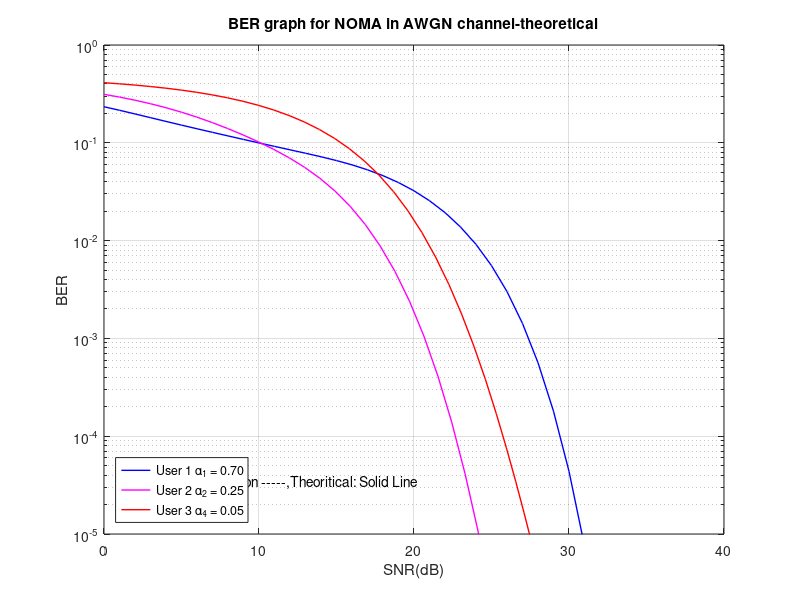

Reproduce this figure in MATLAB.
clear, clc;
P=1;
[a1, a2, a3] = deal(0.70, 0.25, 0.05);
a=[a1, a2, a3];
[A1, A2 ,A3] = deal(sqrt(P*a1),sqrt(P*a2),sqrt(P*a3));
A=[A1, A2 ,A3];
mtx1=[1 1 1;1 -1 1;1 1 -1;1 -1 -1];
mtx2=[1 1;1 -1];
mtx3=1;
M=3;OMEGA=1;zeta=0.001;
[ls1, ls2, ls3]=deal(4, 2, 1);
[sumt1, sumt2,sumt3]=deal(0,0,0);
omega21=OMEGA*zeta*0;
omega22=OMEGA*zeta*0.70;
omega23=OMEGA*zeta*(0.95);
SNR = 0:40;
% variance=db2pow(SNR);%error
gamma=10.^(SNR./10);
variance=P./gamma;%error
% gamma0=P./variance;
gamma1=P./(variance + omega21);
gamma2=P./(variance + omega22);
gamma3=P./(variance + omega23);
snr1=pow2db(gamma1);
snr2=pow2db(gamma2);
snr3=pow2db(gamma3);
% correct power
for h =1:M 
        mtx1(:,h)=mtx1(:,h)*A(h);
end
for h =1:M-1 
        mtx2(:,h)=mtx2(:,h)*A(h+1);
end
mtx3=A(3)*mtx3;
% Summation Error
for j=1:ls1
    Y=mtx1(j,:);
    beta=sum(Y)/sqrt(P);
    betasic=beta.*sqrt(P./(P+gamma1.*omega21));
    sumt1=sumt1+qfunc(betasic.*sqrt(gamma1));
end
for j=1:ls2
   Y=mtx2(j,:);
   beta=sum(Y)/sqrt(P);
   betasic=beta.*sqrt(P./(P+gamma2.*omega22));
   sumt2=sumt2+qfunc(betasic.*sqrt(gamma2));
end
for j=1:ls3
   Y=mtx3(j,:);
   beta=sum(Y)/sqrt(P);
   betasic=beta.*sqrt(P./(P+gamma3.*omega23));
   sumt3=sumt3+qfunc(betasic.*sqrt(gamma3));
end
% Plot
k1=1/ls1 * sumt1;
k2=1/ls2 * sumt2;
k3=1/ls3 * sumt3;
figure(2)
colorstring = 'bmr';
semilogy(snr1,k1,'-','Color', colorstring(1),'LineWidth',1),hold on;grid on;
ylim([10^(-5) 1]);xlim([0 inf])
semilogy(snr2,k2,'-','Color', colorstring(2),'LineWidth',1)
semilogy(snr3,k3,'-','Color', colorstring(3),'LineWidth',1)
legend('User 1 \alpha_1 = 0.70','User 2 \alpha_2 = 0.25','User 3 \alpha_4 = 0.05','Location','southwest');
txt1 = 'Simulation -----,Theoritical: Solid Line';
text(6,3.43e-05,txt1)
title('BER graph for NOMA in AWGN channel-theoretical');
xlabel('SNR(dB)');
ylabel('BER');